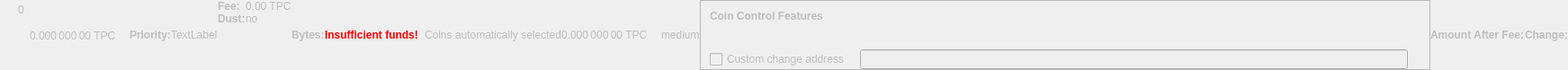
    <widget class="QWidget" name="dummyHideWidget" native="true">
     <property name="enabled">
      <bool>false</bool>
     </property>
     <property name="maximumSize">
      <size>
       <width>100</width>
       <height>22</height>
      </size>
     </property>
     <layout class="QHBoxLayout" name="dummyHideLayout">
      <property name="spacing">
       <number>0</number>
      </property>
      <property name="leftMargin">
       <number>0</number>
      </property>
      <property name="topMargin">
       <number>0</number>
      </property>
      <property name="rightMargin">
       <number>0</number>
      </property>
      <property name="bottomMargin">
       <number>0</number>
      </property>
      <item>
       <layout class="QFormLayout" name="formLayoutCoinControl1">
        <property name="horizontalSpacing">
         <number>10</number>
        </property>
        <property name="verticalSpacing">
         <number>14</number>
        </property>
        <property name="leftMargin">
         <number>10</number>
        </property>
        <property name="topMargin">
         <number>4</number>
        </property>
        <property name="rightMargin">
         <number>6</number>
        </property>
        <item row="0" column="1">
         <widget class="QLabel" name="labelCoinControlBytes">
          <property name="cursor">
           <cursorShape>IBeamCursor</cursorShape>
          </property>
          <property name="contextMenuPolicy">
           <enum>Qt::ActionsContextMenu</enum>
          </property>
          <property name="text">
           <string notr="true">0</string>
          </property>
          <property name="textInteractionFlags">
           <set>Qt::LinksAccessibleByMouse|Qt::TextSelectableByKeyboard|Qt::TextSelectableByMouse</set>
          </property>
         </widget>
        </item>
       </layout>
      </item>
      <item>
       <widget class="QLabel" name="labelCoinControlAfterFee">
        <property name="enabled">
         <bool>false</bool>
        </property>
        <property name="sizePolicy">
         <sizepolicy hsizetype="Fixed" vsizetype="Fixed">
          <horstretch>0</horstretch>
          <verstretch>0</verstretch>
         </sizepolicy>
        </property>
        <property name="minimumSize">
         <size>
          <width>111</width>
          <height>12</height>
         </size>
        </property>
        <property name="maximumSize">
         <size>
          <width>111</width>
          <height>12</height>
         </size>
        </property>
        <property name="cursor">
         <cursorShape>IBeamCursor</cursorShape>
        </property>
        <property name="contextMenuPolicy">
         <enum>Qt::ActionsContextMenu</enum>
        </property>
        <property name="text">
         <string notr="true">0.000 000 00 TPC</string>
        </property>
        <property name="textInteractionFlags">
         <set>Qt::LinksAccessibleByMouse|Qt::TextSelectableByKeyboard|Qt::TextSelectableByMouse</set>
        </property>
       </widget>
      </item>
      <item>
       <widget class="QLabel" name="labelCoinControlPriorityText">
        <property name="enabled">
         <bool>false</bool>
        </property>
        <property name="font">
         <font>
          <weight>75</weight>
          <bold>true</bold>
         </font>
        </property>
        <property name="text">
         <string>Priority:</string>
        </property>
       </widget>
      </item>
      <item>
       <layout class="QHBoxLayout" name="horizontalLayout">
        <item>
         <widget class="QLabel" name="WarningLabel">
          <property name="text">
           <string>TextLabel</string>
          </property>
         </widget>
        </item>
       </layout>
      </item>
      <item>
       <layout class="QFormLayout" name="formLayoutCoinControl3">
        <property name="horizontalSpacing">
         <number>0</number>
        </property>
        <property name="verticalSpacing">
         <number>0</number>
        </property>
        <property name="leftMargin">
         <number>0</number>
        </property>
        <property name="topMargin">
         <number>0</number>
        </property>
        <property name="rightMargin">
         <number>0</number>
        </property>
        <item row="0" column="0">
         <widget class="QLabel" name="labelCoinControlFeeText">
          <property name="enabled">
           <bool>false</bool>
          </property>
          <property name="font">
           <font>
            <weight>75</weight>
            <bold>true</bold>
           </font>
          </property>
          <property name="text">
           <string>Fee:</string>
          </property>
          <property name="margin">
           <number>0</number>
          </property>
         </widget>
        </item>
        <item row="0" column="1">
         <widget class="QLabel" name="labelCoinControlFee">
          <property name="enabled">
           <bool>false</bool>
          </property>
          <property name="cursor">
           <cursorShape>IBeamCursor</cursorShape>
          </property>
          <property name="contextMenuPolicy">
           <enum>Qt::ActionsContextMenu</enum>
          </property>
          <property name="text">
           <string notr="true">0.00 TPC</string>
          </property>
          <property name="textInteractionFlags">
           <set>Qt::LinksAccessibleByMouse|Qt::TextSelectableByKeyboard|Qt::TextSelectableByMouse</set>
          </property>
         </widget>
        </item>
        <item row="1" column="0">
         <widget class="QLabel" name="labelCoinControlLowOutputText">
          <property name="enabled">
           <bool>false</bool>
          </property>
          <property name="font">
           <font>
            <weight>75</weight>
            <bold>true</bold>
           </font>
          </property>
          <property name="text">
           <string>Dust:</string>
          </property>
         </widget>
        </item>
        <item row="1" column="1">
         <widget class="QLabel" name="labelCoinControlLowOutput">
          <property name="enabled">
           <bool>false</bool>
          </property>
          <property name="cursor">
           <cursorShape>IBeamCursor</cursorShape>
          </property>
          <property name="contextMenuPolicy">
           <enum>Qt::ActionsContextMenu</enum>
          </property>
          <property name="text">
           <string>no</string>
          </property>
          <property name="textInteractionFlags">
           <set>Qt::LinksAccessibleByMouse|Qt::TextSelectableByKeyboard|Qt::TextSelectableByMouse</set>
          </property>
         </widget>
        </item>
       </layout>
      </item>
      <item>
       <widget class="QLabel" name="labelCoinControlBytesText">
        <property name="enabled">
         <bool>false</bool>
        </property>
        <property name="font">
         <font>
          <weight>75</weight>
          <bold>true</bold>
         </font>
        </property>
        <property name="text">
         <string>Bytes:</string>
        </property>
       </widget>
      </item>
      <item>
       <layout class="QFormLayout" name="formLayoutCoinControl2">
        <property name="horizontalSpacing">
         <number>0</number>
        </property>
        <property name="verticalSpacing">
         <number>0</number>
        </property>
        <property name="leftMargin">
         <number>0</number>
        </property>
        <property name="topMargin">
         <number>0</number>
        </property>
        <property name="rightMargin">
         <number>0</number>
        </property>
       </layout>
      </item>
      <item>
       <layout class="QHBoxLayout" name="horizontalLayoutCoinControl2">
        <property name="spacing">
         <number>0</number>
        </property>
        <property name="bottomMargin">
         <number>0</number>
        </property>
       </layout>
      </item>
      <item>
       <widget class="QLabel" name="labelCoinControlInsuffFunds">
        <property name="enabled">
         <bool>false</bool>
        </property>
        <property name="minimumSize">
         <size>
          <width>0</width>
          <height>0</height>
         </size>
        </property>
        <property name="font">
         <font>
          <weight>75</weight>
          <bold>true</bold>
         </font>
        </property>
        <property name="styleSheet">
         <string notr="true">color:red;font-weight:bold;</string>
        </property>
        <property name="text">
         <string>Insufficient funds!</string>
        </property>
        <property name="margin">
         <number>5</number>
        </property>
       </widget>
      </item>
      <item>
       <layout class="QFormLayout" name="formLayoutCoinControl4">
        <property name="horizontalSpacing">
         <number>0</number>
        </property>
        <property name="verticalSpacing">
         <number>0</number>
        </property>
        <property name="leftMargin">
         <number>0</number>
        </property>
        <property name="topMargin">
         <number>0</number>
        </property>
        <property name="rightMargin">
         <number>0</number>
        </property>
       </layout>
      </item>
      <item>
       <widget class="QLabel" name="labelCoinControlChangeLabel">
        <property name="enabled">
         <bool>false</bool>
        </property>
        <property name="sizePolicy">
         <sizepolicy hsizetype="Preferred" vsizetype="Expanding">
          <horstretch>0</horstretch>
          <verstretch>0</verstretch>
         </sizepolicy>
        </property>
        <property name="minimumSize">
         <size>
          <width>0</width>
          <height>0</height>
         </size>
        </property>
        <property name="text">
         <string/>
        </property>
        <property name="margin">
         <number>3</number>
        </property>
       </widget>
      </item>
      <item>
       <widget class="QLabel" name="labelCoinControlAutomaticallySelected">
        <property name="enabled">
         <bool>false</bool>
        </property>
        <property name="sizePolicy">
         <sizepolicy hsizetype="Fixed" vsizetype="Fixed">
          <horstretch>0</horstretch>
          <verstretch>0</verstretch>
         </sizepolicy>
        </property>
        <property name="minimumSize">
         <size>
          <width>0</width>
          <height>0</height>
         </size>
        </property>
        <property name="maximumSize">
         <size>
          <width>240</width>
          <height>16777215</height>
         </size>
        </property>
        <property name="text">
         <string>Coins automatically selected</string>
        </property>
        <property name="margin">
         <number>5</number>
        </property>
       </widget>
      </item>
      <item>
       <widget class="QLabel" name="labelCoinControlChange">
        <property name="enabled">
         <bool>false</bool>
        </property>
        <property name="sizePolicy">
         <sizepolicy hsizetype="Fixed" vsizetype="Fixed">
          <horstretch>0</horstretch>
          <verstretch>0</verstretch>
         </sizepolicy>
        </property>
        <property name="minimumSize">
         <size>
          <width>111</width>
          <height>0</height>
         </size>
        </property>
        <property name="maximumSize">
         <size>
          <width>111</width>
          <height>16777215</height>
         </size>
        </property>
        <property name="cursor">
         <cursorShape>IBeamCursor</cursorShape>
        </property>
        <property name="contextMenuPolicy">
         <enum>Qt::ActionsContextMenu</enum>
        </property>
        <property name="text">
         <string notr="true">0.000 000 00 TPC</string>
        </property>
        <property name="textInteractionFlags">
         <set>Qt::LinksAccessibleByMouse|Qt::TextSelectableByKeyboard|Qt::TextSelectableByMouse</set>
        </property>
       </widget>
      </item>
      <item>
       <widget class="QLabel" name="labelCoinControlPriority">
        <property name="enabled">
         <bool>false</bool>
        </property>
        <property name="cursor">
         <cursorShape>IBeamCursor</cursorShape>
        </property>
        <property name="contextMenuPolicy">
         <enum>Qt::ActionsContextMenu</enum>
        </property>
        <property name="text">
         <string>medium</string>
        </property>
        <property name="textInteractionFlags">
         <set>Qt::LinksAccessibleByMouse|Qt::TextSelectableByKeyboard|Qt::TextSelectableByMouse</set>
        </property>
       </widget>
      </item>
      <item>
       <widget class="QFrame" name="frameCoinControl">
        <property name="sizePolicy">
         <sizepolicy hsizetype="Expanding" vsizetype="Expanding">
          <horstretch>0</horstretch>
          <verstretch>0</verstretch>
         </sizepolicy>
        </property>
        <property name="maximumSize">
         <size>
          <width>16777215</width>
          <height>16777215</height>
         </size>
        </property>
        <property name="frameShape">
         <enum>QFrame::StyledPanel</enum>
        </property>
        <property name="frameShadow">
         <enum>QFrame::Sunken</enum>
        </property>
        <layout class="QVBoxLayout" name="verticalLayoutCoinControl2_2">
         <property name="spacing">
          <number>0</number>
         </property>
         <property name="leftMargin">
          <number>0</number>
         </property>
         <property name="topMargin">
          <number>0</number>
         </property>
         <property name="rightMargin">
          <number>0</number>
         </property>
         <property name="bottomMargin">
          <number>0</number>
         </property>
         <item>
          <layout class="QVBoxLayout" name="verticalLayoutCoinControl" stretch="0,0,0,1">
           <property name="spacing">
            <number>0</number>
           </property>
           <property name="leftMargin">
            <number>10</number>
           </property>
           <property name="topMargin">
            <number>10</number>
           </property>
           <item>
            <layout class="QHBoxLayout" name="horizontalLayoutCoinControl1">
             <property name="bottomMargin">
              <number>15</number>
             </property>
             <item>
              <widget class="QLabel" name="labelCoinControlFeatures">
               <property name="enabled">
                <bool>false</bool>
               </property>
               <property name="sizePolicy">
                <sizepolicy hsizetype="Preferred" vsizetype="Maximum">
                 <horstretch>0</horstretch>
                 <verstretch>0</verstretch>
                </sizepolicy>
               </property>
               <property name="font">
                <font>
                 <weight>75</weight>
                 <bold>true</bold>
                </font>
               </property>
               <property name="styleSheet">
                <string notr="true">font-weight:bold;</string>
               </property>
               <property name="text">
                <string>Coin Control Features</string>
               </property>
              </widget>
             </item>
            </layout>
           </item>
           <item>
            <widget class="QWidget" name="widgetCoinControl" native="true">
             <property name="sizePolicy">
              <sizepolicy hsizetype="Preferred" vsizetype="Preferred">
               <horstretch>0</horstretch>
               <verstretch>0</verstretch>
              </sizepolicy>
             </property>
             <property name="minimumSize">
              <size>
               <width>0</width>
               <height>0</height>
              </size>
             </property>
             <property name="styleSheet">
              <string notr="true"/>
             </property>
             <layout class="QHBoxLayout" name="horizontalLayoutCoinControl5_2">
              <property name="leftMargin">
               <number>0</number>
              </property>
              <property name="topMargin">
               <number>0</number>
              </property>
              <property name="rightMargin">
               <number>0</number>
              </property>
              <property name="bottomMargin">
               <number>0</number>
              </property>
              <item>
               <layout class="QHBoxLayout" name="horizontalLayoutCoinControl3">
                <property name="spacing">
                 <number>20</number>
                </property>
                <property name="topMargin">
                 <number>0</number>
                </property>
                <property name="bottomMargin">
                 <number>10</number>
                </property>
               </layout>
              </item>
             </layout>
            </widget>
           </item>
           <item>
            <layout class="QHBoxLayout" name="horizontalLayoutCoinControl4" stretch="0,0,0">
             <property name="spacing">
              <number>12</number>
             </property>
             <property name="sizeConstraint">
              <enum>QLayout::SetDefaultConstraint</enum>
             </property>
             <property name="topMargin">
              <number>5</number>
             </property>
             <property name="rightMargin">
              <number>5</number>
             </property>
             <item>
              <widget class="QCheckBox" name="checkBoxCoinControlChange">
               <property name="enabled">
                <bool>false</bool>
               </property>
               <property name="toolTip">
                <string>If this is activated, but the change address is empty or invalid, change will be sent to a newly generated address.</string>
               </property>
               <property name="text">
                <string>Custom change address</string>
               </property>
              </widget>
             </item>
             <item>
              <widget class="QValidatedLineEdit" name="lineEditCoinControlChange">
               <property name="enabled">
                <bool>false</bool>
               </property>
               <property name="sizePolicy">
                <sizepolicy hsizetype="Expanding" vsizetype="Fixed">
                 <horstretch>0</horstretch>
                 <verstretch>0</verstretch>
                </sizepolicy>
               </property>
              </widget>
             </item>
             <item>
              <widget class="QLabel" name="labelCoinControlChangeLabel_2">
               <property name="sizePolicy">
                <sizepolicy hsizetype="Preferred" vsizetype="Expanding">
                 <horstretch>0</horstretch>
                 <verstretch>0</verstretch>
                </sizepolicy>
               </property>
               <property name="minimumSize">
                <size>
                 <width>0</width>
                 <height>0</height>
                </size>
               </property>
               <property name="text">
                <string/>
               </property>
               <property name="margin">
                <number>3</number>
               </property>
              </widget>
             </item>
            </layout>
           </item>
           <item>
            <spacer name="verticalSpacerCoinControl">
             <property name="orientation">
              <enum>Qt::Vertical</enum>
             </property>
             <property name="sizeHint" stdset="0">
              <size>
               <width>800</width>
               <height>1</height>
              </size>
             </property>
            </spacer>
           </item>
          </layout>
         </item>
        </layout>
       </widget>
      </item>
      <item>
       <widget class="QLabel" name="labelCoinControlAfterFeeText">
        <property name="enabled">
         <bool>false</bool>
        </property>
        <property name="minimumSize">
         <size>
          <width>0</width>
          <height>0</height>
         </size>
        </property>
        <property name="maximumSize">
         <size>
          <width>16777215</width>
          <height>16777215</height>
         </size>
        </property>
        <property name="font">
         <font>
          <weight>75</weight>
          <bold>true</bold>
         </font>
        </property>
        <property name="text">
         <string>Amount After Fee:</string>
        </property>
        <property name="alignment">
         <set>Qt::AlignLeading|Qt::AlignLeft|Qt::AlignVCenter</set>
        </property>
        <property name="margin">
         <number>0</number>
        </property>
       </widget>
      </item>
      <item>
       <widget class="QLabel" name="labelCoinControlChangeText">
        <property name="enabled">
         <bool>false</bool>
        </property>
        <property name="sizePolicy">
         <sizepolicy hsizetype="Preferred" vsizetype="Preferred">
          <horstretch>0</horstretch>
          <verstretch>0</verstretch>
         </sizepolicy>
        </property>
        <property name="minimumSize">
         <size>
          <width>0</width>
          <height>0</height>
         </size>
        </property>
        <property name="maximumSize">
         <size>
          <width>16777215</width>
          <height>16777215</height>
         </size>
        </property>
        <property name="font">
         <font>
          <weight>75</weight>
          <bold>true</bold>
         </font>
        </property>
        <property name="text">
         <string>Change:</string>
        </property>
        <property name="alignment">
         <set>Qt::AlignLeading|Qt::AlignLeft|Qt::AlignVCenter</set>
        </property>
       </widget>
      </item>
     </layout>
    </widget>
